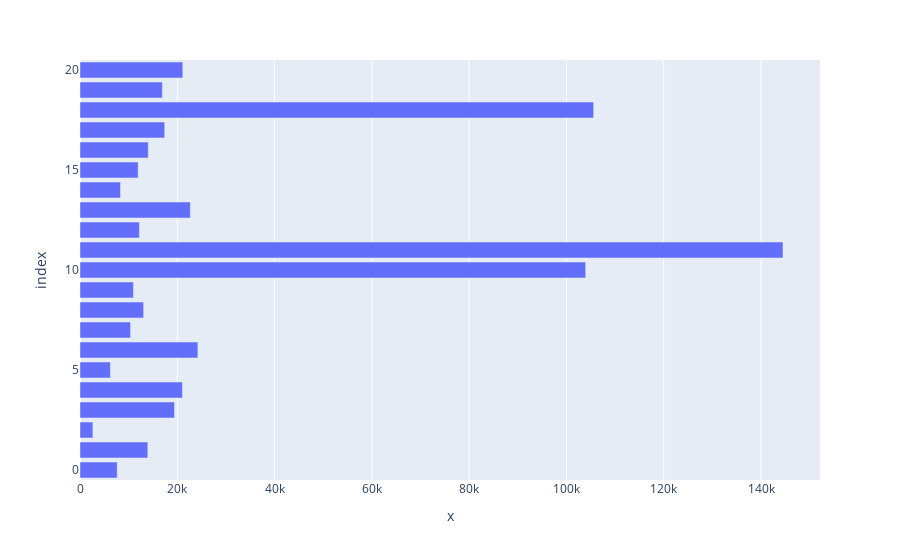

The notebook cell saved with this chart:
### Code cell
import matplotlib.pyplot as plt
import pandas as pd
import plotly.express as xp
df = pd.read_csv("Regional_Totals_Data.csv")

region = df["Region"]
antal_cases =df["Total_Cases"]
sorterad = antal_cases.sort_values()

hi = xp.bar(region,antal_cases )
hi.show()

### Figure 1 — Plotly figure (JSON) as saved in the notebook; plotly's stock layout.template omitted (floating-point values rounded to 4 significant figures)
{"data": [{"alignmentgroup": "True", "hovertemplate": "x=%{x}<br>index=%{y}<extra></extra>", "legendgroup": "", "marker": {"color": "#636efa"}, "name": "", "offsetgroup": "", "orientation": "h", "showlegend": false, "textposition": "auto", "type": "bar", "x": [7646, 13942, 2650, 19426, 21052, 6249, 24236, 10391, 13080, 10977, 103958, 144522, 12214, 22684, 8320, 11957, 14034, 17408, 105596, 16934, 21135], "xaxis": "x", "y": [0, 1, 2, 3, 4, 5, 6, 7, 8, 9, 10, 11, 12, 13, 14, 15, 16, 17, 18, 19, 20], "yaxis": "y"}], "layout": {"barmode": "relative", "legend": {"tracegroupgap": 0}, "margin": {"t": 60}, "xaxis": {"anchor": "y", "domain": [0, 1], "title": {"text": "x"}}, "yaxis": {"anchor": "x", "domain": [0, 1], "title": {"text": "index"}}}}
